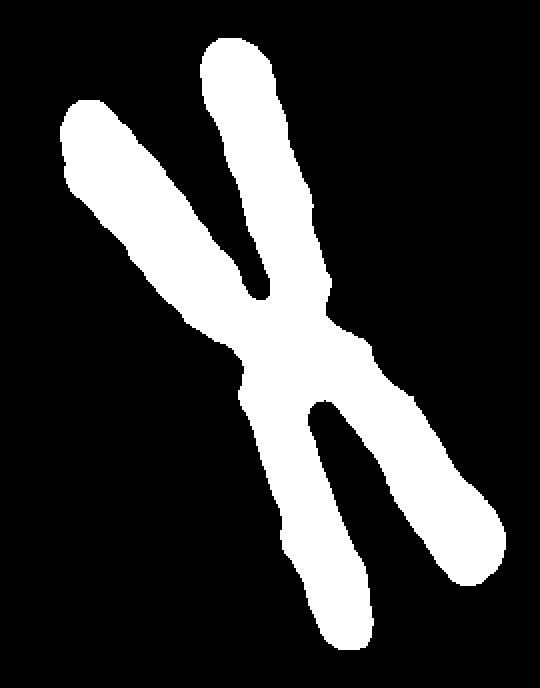
%> input picture ece565/project2/chromosome.tif, 540 x 688 px
$ octave test4.m   (GNU Octave 9; MATLAB toolbox functions it lacks are replaced by stand-ins)
%> lines starting %> are read from the running program, lines starting %| are printed output that depends on the picture; in (x1, y1, x2, y2) boxes, pixels count from 0 and x2, y2 are one past the last pixel; in counts of white or black regions, pixels touching at a corner belong together; the program's own positions count from 1
github_img_host = 'https://github.com/yuanoook/thruple/raw/master/ece565/project2/';

chromosome = imread([github_img_host 'chromosome.tif']);
%> chromosome: size 688x540 logical; 21.5% white; 1 white region, box (x1, y1, x2, y2) and area: (60, 38, 506, 650) 79764

[height, width] = size(chromosome);
%> height = 688; width = 540
imshow(chromosome);

% Get outer boundaries
B = bwboundaries(chromosome, 'noholes');
%> B = 1 boundary; box (x1, y1, x2, y2) and points: (60, 38, 506, 650) 2688
outerb = cell2mat(B(1));
%> outerb = 2688 rows, first 12: [127 61; 127 62; 126 63; 125 63; 124 63; 123 63; 123 64; 122 65; 121 65; 120 65; 119 65; 118 65]
outerb_img = bound2im(outerb, height, width);
%> in bound2im, `b = round(b);`: b has the same summary as outerb outside bound2im
%> in bound2im, `linearIndex = sub2ind([M, N], b(:,1), b(:,2));`: linearIndex = 2688 values, max 347990 at index 1350, min 41407 at index 1, mean 196019.4
%> in bound2im, `image(linearIndex) = 1;`:
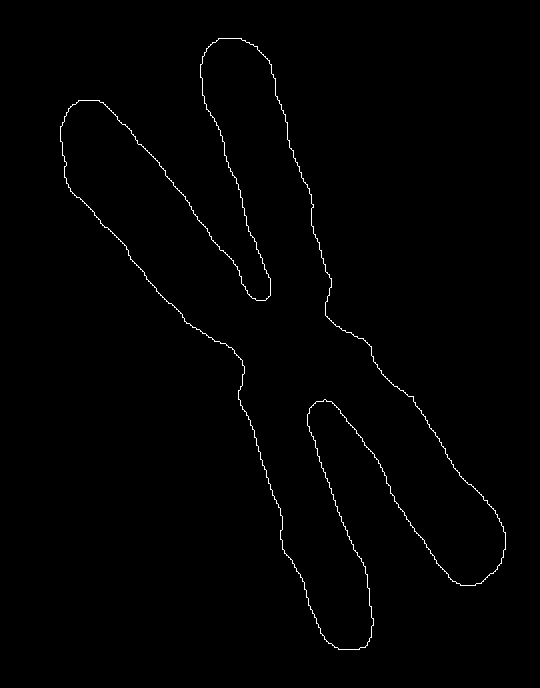
%> image: size 688x540 logical; 0.72% white in thin lines or dots, all inside (x1, y1, x2, y2) = (60, 38, 506, 650)
imshow(outerb_img, []);

outerb_fdesc = fourierdescp(outerb);
fftplot(outerb_fdesc);
%> in fftplot, `l = length(f);`: l = 2688
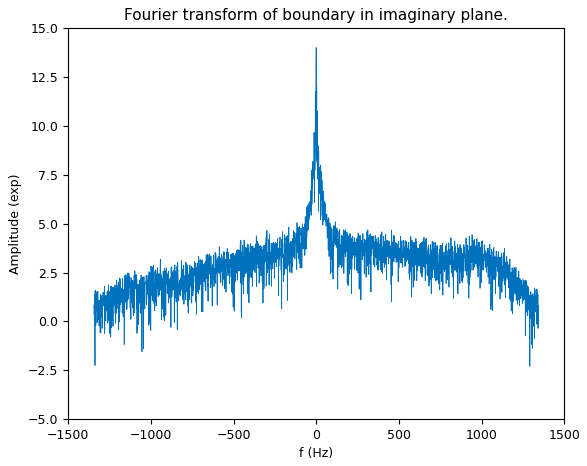
%> figure redrawn from the program's plot data; curve peaks at x = 0, y = 14

ifourierdescp_show(outerb_fdesc, 1, height, width);
ifourierdescp_show(outerb_fdesc, length(outerb) * 0.01, height, width);
% [2 lines not run here, left out]
function ifourierdescp_show_n(outerb_fdesc, n, height, width)
  for k=1:n
    ifourierdescp_show(outerb_fdesc, k, height, width);
  end
end

function ifourierdescp_show(outerb_fdesc, n, height, width)
%> called with n = 1, height = 688, width = 540
  figure;
  outerb_k = ifourierdescp(outerb_fdesc, n*2);
%> outerb_k = 2688 rows, first 12: [291.5 125.4; 291.1 125.6; 290.7 125.7; 290.3 125.8; 290 125.9; 289.6 126; 289.2 126.2; 288.8 126.3; 288.5 126.4; 288.1 126.5; 287.7 126.7; 287.4 126.8]
  outerb_k_img = bound2im(outerb_k, height, width);
%> call 2 of bound2im, with M = 688, N = 540
%> in bound2im (call 2), `b = round(b);`: b = 2688 rows, first 12: [291 125; 291 126; 291 126; 290 126; 290 126; 290 126; 289 126; 289 126; 288 126; 288 127; 288 127; 287 127]
%> in bound2im (call 2), `linearIndex = sub2ind([M, N], b(:,1), b(:,2));`: linearIndex = 2688 values, max 311335 at index 1254, min 80148 at index 2562, mean 196018.4
%> in bound2im (call 2), `image(linearIndex) = 1;`:
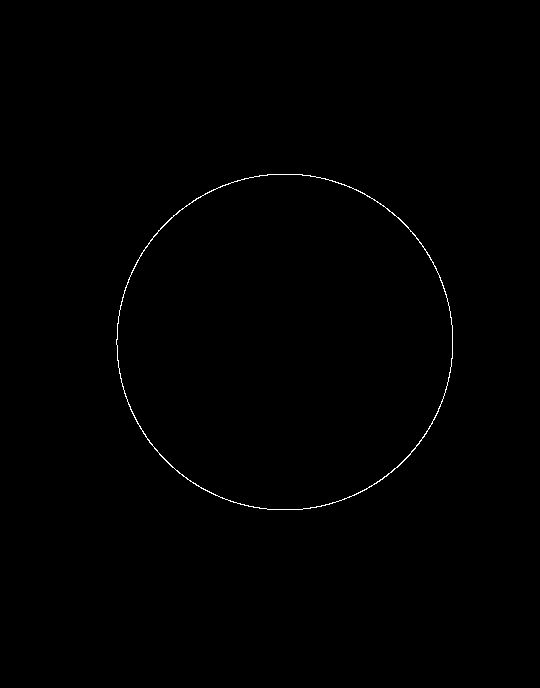
%> image: size 688x540 logical; 0.33% white in thin lines or dots, all inside (x1, y1, x2, y2) = (116, 174, 453, 510)
  imshow(outerb_k_img, []);
  title(n*2);
end

function s = ifourierdescp(z, nd)
  if rem(nd,2)
%> (the run ends here)
